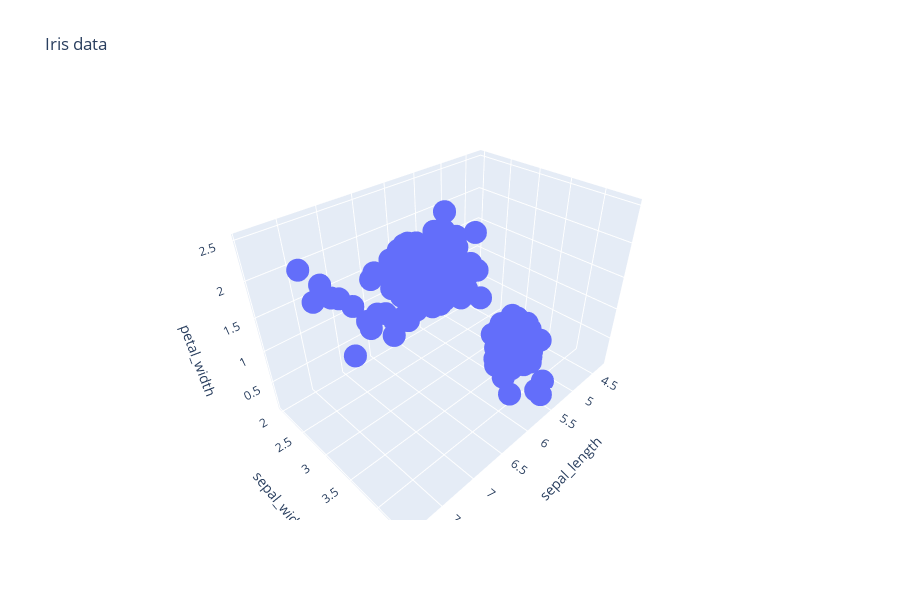
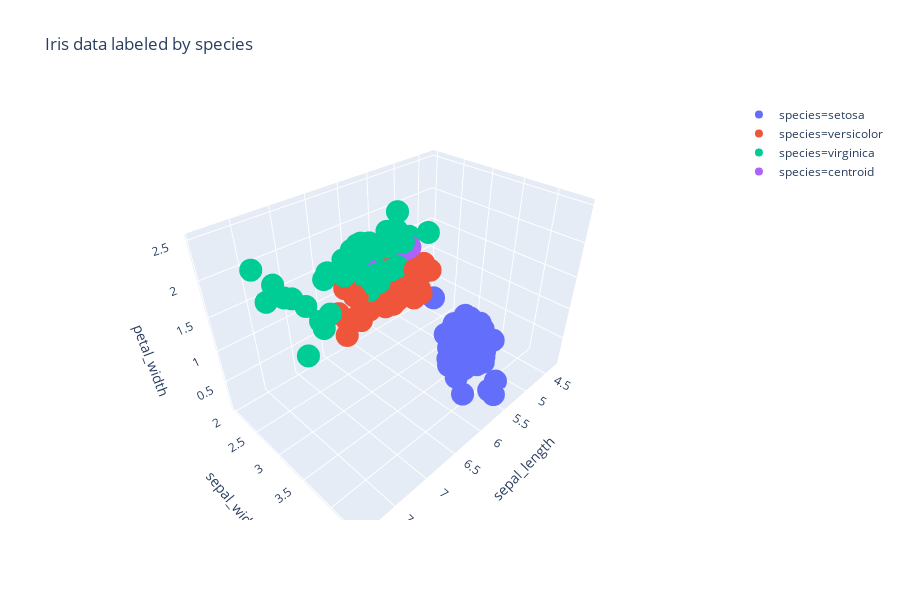

The cell these charts' notebook holds for them, in order:
### Code cell
# print data 3D
# you can rotate the graph using mouse

# plot all data
fig = px.scatter_3d(iris, x='sepal_length', y='sepal_width', z='petal_width', title="Iris data")
fig.show()

# plot all data labeled by species
fig = px.scatter_3d(iris, x='sepal_length', y='sepal_width', z='petal_width', color='species', title="Iris data labeled by species")
fig.show()

### Figure 1 — Plotly figure (JSON) as saved in the notebook; plotly's stock layout.template omitted (floating-point values rounded to 4 significant figures; data arrays with more than 128 entries replaced by an {"elided": "..."} marker saying what was removed)
{"data": [{"hoverlabel": {"namelength": 0}, "hovertemplate": "sepal_length=%{x}<br>sepal_width=%{y}<br>petal_width=%{z}", "legendgroup": "", "marker": {"color": "#636efa", "symbol": "circle"}, "mode": "markers", "name": "", "scene": "scene", "showlegend": false, "type": "scatter3d", "x": {"elided": "150 float values"}, "y": {"elided": "150 float values"}, "z": {"elided": "150 float values"}}], "layout": {"height": 600, "legend": {"tracegroupgap": 0}, "scene": {"domain": {"x": [0, 1], "y": [0, 1]}, "xaxis": {"title": {"text": "sepal_length"}}, "yaxis": {"title": {"text": "sepal_width"}}, "zaxis": {"title": {"text": "petal_width"}}}, "title": {"text": "Iris data"}}}

### Figure 2 — Plotly figure (JSON) as saved in the notebook; plotly's stock layout.template omitted (floating-point values rounded to 4 significant figures)
{"data": [{"hoverlabel": {"namelength": 0}, "hovertemplate": "species=setosa<br>sepal_length=%{x}<br>sepal_width=%{y}<br>petal_width=%{z}", "legendgroup": "species=setosa", "marker": {"color": "#636efa", "symbol": "circle"}, "mode": "markers", "name": "species=setosa", "scene": "scene", "showlegend": true, "type": "scatter3d", "x": [5.1, 4.9, 4.7, 4.6, 5, 5.4, 4.6, 5, 4.4, 4.9, 5.4, 4.8, 4.8, 4.3, 5.8, 5.7, 5.4, 5.1, 5.7, 5.1, 5.4, 5.1, 4.6, 5.1, 4.8, 5, 5, 5.2, 5.2, 4.7, 4.8, 5.4, 5.2, 5.5, 4.9, 5, 5.5, 4.9, 4.4, 5.1, 5, 4.5, 4.4, 5, 5.1, 4.8, 5.1, 4.6, 5.3, 5], "y": [3.5, 3, 3.2, 3.1, 3.6, 3.9, 3.4, 3.4, 2.9, 3.1, 3.7, 3.4, 3, 3, 4, 4.4, 3.9, 3.5, 3.8, 3.8, 3.4, 3.7, 3.6, 3.3, 3.4, 3, 3.4, 3.5, 3.4, 3.2, 3.1, 3.4, 4.1, 4.2, 3.1, 3.2, 3.5, 3.1, 3, 3.4, 3.5, 2.3, 3.2, 3.5, 3.8, 3, 3.8, 3.2, 3.7, 3.3], "z": [0.2, 0.2, 0.2, 0.2, 0.2, 0.4, 0.3, 0.2, 0.2, 0.1, 0.2, 0.2, 0.1, 0.1, 0.2, 0.4, 0.4, 0.3, 0.3, 0.3, 0.2, 0.4, 0.2, 0.5, 0.2, 0.2, 0.4, 0.2, 0.2, 0.2, 0.2, 0.4, 0.1, 0.2, 0.1, 0.2, 0.2, 0.1, 0.2, 0.2, 0.3, 0.3, 0.2, 0.6, 0.4, 0.3, 0.2, 0.2, 0.2, 0.2]}, {"hoverlabel": {"namelength": 0}, "hovertemplate": "species=versicolor<br>sepal_length=%{x}<br>sepal_width=%{y}<br>petal_width=%{z}", "legendgroup": "species=versicolor", "marker": {"color": "#EF553B", "symbol": "circle"}, "mode": "markers", "name": "species=versicolor", "scene": "scene", "showlegend": true, "type": "scatter3d", "x": [7, 6.4, 6.9, 5.5, 6.5, 5.7, 6.3, 4.9, 6.6, 5.2, 5, 5.9, 6, 6.1, 5.6, 6.7, 5.6, 5.8, 6.2, 5.6, 5.9, 6.1, 6.3, 6.1, 6.4, 6.6, 6.8, 6.7, 6, 5.7, 5.5, 5.5, 5.8, 6, 5.4, 6, 6.7, 6.3, 5.6, 5.5, 5.5, 6.1, 5.8, 5, 5.6, 5.7, 5.7, 6.2, 5.1, 5.7], "y": [3.2, 3.2, 3.1, 2.3, 2.8, 2.8, 3.3, 2.4, 2.9, 2.7, 2, 3, 2.2, 2.9, 2.9, 3.1, 3, 2.7, 2.2, 2.5, 3.2, 2.8, 2.5, 2.8, 2.9, 3, 2.8, 3, 2.9, 2.6, 2.4, 2.4, 2.7, 2.7, 3, 3.4, 3.1, 2.3, 3, 2.5, 2.6, 3, 2.6, 2.3, 2.7, 3, 2.9, 2.9, 2.5, 2.8], "z": [1.4, 1.5, 1.5, 1.3, 1.5, 1.3, 1.6, 1, 1.3, 1.4, 1, 1.5, 1, 1.4, 1.3, 1.4, 1.5, 1, 1.5, 1.1, 1.8, 1.3, 1.5, 1.2, 1.3, 1.4, 1.4, 1.7, 1.5, 1, 1.1, 1, 1.2, 1.6, 1.5, 1.6, 1.5, 1.3, 1.3, 1.3, 1.2, 1.4, 1.2, 1, 1.3, 1.2, 1.3, 1.3, 1.1, 1.3]}, {"hoverlabel": {"namelength": 0}, "hovertemplate": "species=virginica<br>sepal_length=%{x}<br>sepal_width=%{y}<br>petal_width=%{z}", "legendgroup": "species=virginica", "marker": {"color": "#00cc96", "symbol": "circle"}, "mode": "markers", "name": "species=virginica", "scene": "scene", "showlegend": true, "type": "scatter3d", "x": [6.3, 5.8, 7.1, 6.3, 6.5, 7.6, 4.9, 7.3, 6.7, 7.2, 6.5, 6.4, 6.8, 5.7, 5.8, 6.4, 6.5, 7.7, 7.7, 6, 6.9, 5.6, 7.7, 6.3, 6.7, 7.2, 6.2, 6.1, 6.4, 7.2, 7.4, 7.9, 6.4, 6.3, 6.1, 7.7, 6.3, 6.4, 6, 6.9, 6.7, 6.9, 5.8, 6.8, 6.7, 6.7, 6.3], "y": [3.3, 2.7, 3, 2.9, 3, 3, 2.5, 2.9, 2.5, 3.6, 3.2, 2.7, 3, 2.5, 2.8, 3.2, 3, 3.8, 2.6, 2.2, 3.2, 2.8, 2.8, 2.7, 3.3, 3.2, 2.8, 3, 2.8, 3, 2.8, 3.8, 2.8, 2.8, 2.6, 3, 3.4, 3.1, 3, 3.1, 3.1, 3.1, 2.7, 3.2, 3.3, 3, 2.5], "z": [2.5, 1.9, 2.1, 1.8, 2.2, 2.1, 1.7, 1.8, 1.8, 2.5, 2, 1.9, 2.1, 2, 2.4, 2.3, 1.8, 2.2, 2.3, 1.5, 2.3, 2, 2, 1.8, 2.1, 1.8, 1.8, 1.8, 2.1, 1.6, 1.9, 2, 2.2, 1.5, 1.4, 2.3, 2.4, 1.8, 1.8, 2.1, 2.4, 2.3, 1.9, 2.3, 2.5, 2.3, 1.9]}, {"hoverlabel": {"namelength": 0}, "hovertemplate": "species=centroid<br>sepal_length=%{x}<br>sepal_width=%{y}<br>petal_width=%{z}", "legendgroup": "species=centroid", "marker": {"color": "#ab63fa", "symbol": "circle"}, "mode": "markers", "name": "species=centroid", "scene": "scene", "showlegend": true, "type": "scatter3d", "x": [6.5, 6.2, 5.9], "y": [3, 3.4, 3], "z": [2, 2.3, 1.8]}], "layout": {"height": 600, "legend": {"tracegroupgap": 0}, "scene": {"domain": {"x": [0, 1], "y": [0, 1]}, "xaxis": {"title": {"text": "sepal_length"}}, "yaxis": {"title": {"text": "sepal_width"}}, "zaxis": {"title": {"text": "petal_width"}}}, "title": {"text": "Iris data labeled by species"}}}
